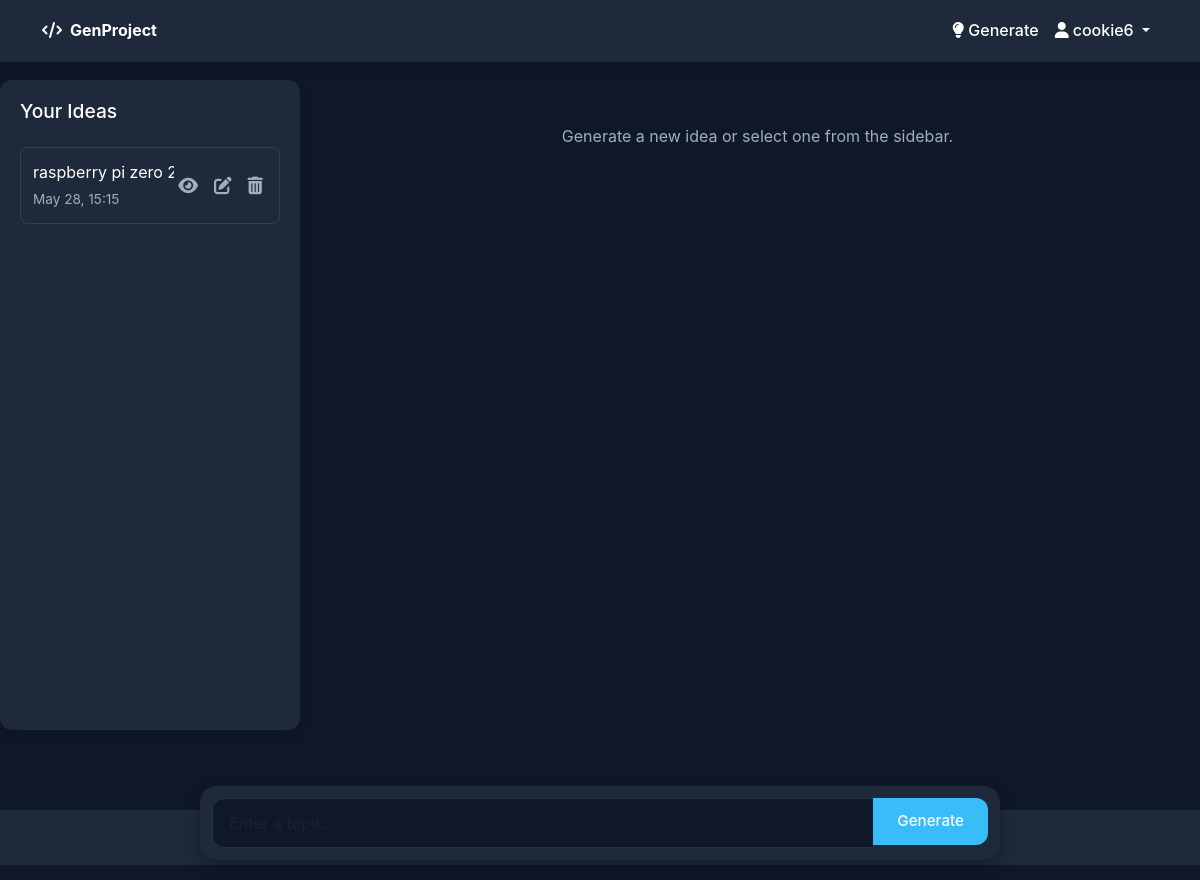
Before: /generate (signed in) with the older database file.
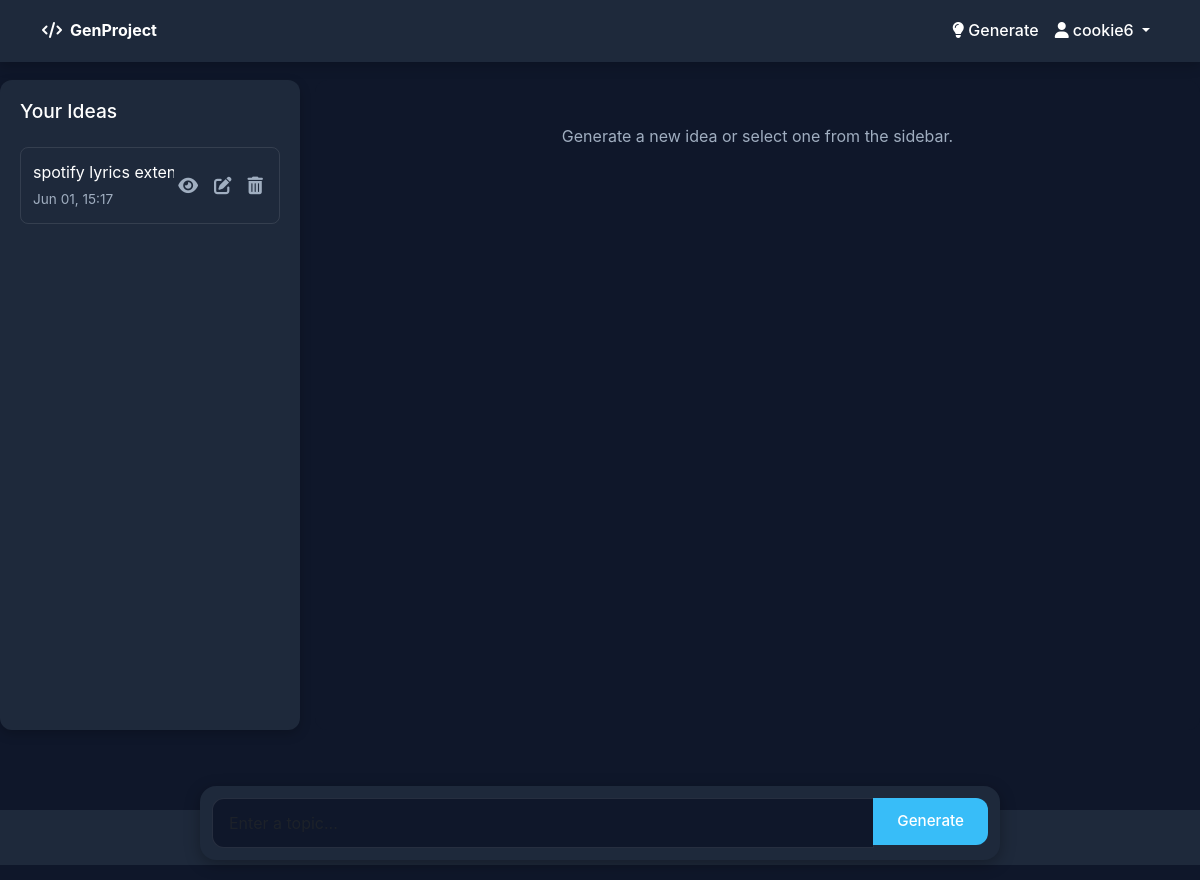
After: the same page with the newer database file.
### app.py (models this page shows, shortened)
class ProjectIdea(db.Model):
    id = db.Column(db.Integer, primary_key=True)
    user_id = db.Column(db.Integer, db.ForeignKey('user.id'), nullable=False)
    topic = db.Column(db.String(100), nullable=False)
    content = db.Column(db.Text, nullable=False)
    timestamp = db.Column(db.DateTime, default=datetime.utcnow)

### app.py (the view, shortened to what this page needs)
@app.route('/generate', methods=['GET', 'POST'])
@login_required
@limiter.limit("20 per minute")
def generate():
    form = GenerateForm()
    edit_form = EditForm()
    idea = None
    topic = None
    active_idea = None
    editing = False
    history = ProjectIdea.query.filter_by(user_id=session["user_id"]).order_by(ProjectIdea.timestamp.desc()).all()
    rendered_idea = Markup(markdown.markdown(idea)) if idea else None
    return render_template("generate.html", form=form, edit_form=edit_form, idea=rendered_idea, topic=topic, history=history, active_idea=active_idea, editing=editing)

### app.py
class GenerateForm(FlaskForm):
    topic = StringField('Topic', validators=[DataRequired(), Length(max=200)])
    submit = SubmitField('Generate')

class EditForm(FlaskForm):
    topic = StringField('Topic', validators=[DataRequired(), Length(max=200)])
    content = TextAreaField('Content', validators=[DataRequired()])
    submit = SubmitField('Save Changes')

### utils.py (called while the page is built)
def login_required(f):
    @wraps(f)
    def decorated_function(*args, **kwargs):
        if 'user_id' not in session:
            flash("Please login to access this page.", "warning")
            return redirect(url_for("login"))
        return f(*args, **kwargs)
    return decorated_function

### templates/generate.html (shortened to what this page needs)
{% extends "base.html" %}
{% block content %}
<div class="generate-container">
    <div class="sidebar" id="sidebar">
        <div class="sidebar-header">
            <h4>Your Ideas</h4>
        </div>
        <div class="history-list">
            {% if history %}
                {% for idea in history %}
                    <div class="history-item {% if active_idea and active_idea.id == idea.id %}active{% endif %}">
                        <div class="history-info">
                            <span class="history-topic">{{ idea.topic | truncate(25) }}</span>
                            <span class="history-timestamp">{{ idea.timestamp.strftime('%b %d, %H:%M') }}</span>
                        </div>
                        <div class="history-actions">
                            <a href="{{ url_for('view_idea', idea_id=idea.id) }}" class="action-btn view-btn" title="View">
                                <i class="fas fa-eye"></i>
                            </a>
                            <a href="{{ url_for('edit_idea', idea_id=idea.id) }}" class="action-btn edit-btn" title="Edit">
                                <i class="fas fa-edit"></i>
                            </a>
                            <form action="{{ url_for('delete_idea', idea_id=idea.id) }}" method="POST" class="delete-form">
                                <button type="submit" class="action-btn delete-btn" title="Delete">
                                    <i class="fas fa-trash-alt"></i>
                                </button>
                            </form>
                        </div>
                    </div>
                {% endfor %}
            {% else %}
                <div class="empty-history">No ideas yet. Generate one!</div>
            {% endif %}
        </div>
    </div>
    <div class="main-content-area">
        {% if editing %}
            <div class="edit-container">
                <h3>Edit Idea</h3>
                <form method="POST" class="edit-form">
                    {{ edit_form.hidden_tag() }}
                    <div class="form-group">
                        {{ edit_form.topic.label(class="form-label") }}
                        {{ edit_form.topic(class="form-control", placeholder="Idea topic") }}
                        {% for error in edit_form.topic.errors %}
                            <span class="error">{{ error }}</span>
                        {% endfor %}
                    </div>
                    <div class="form-group">
                        {{ edit_form.content.label(class="form-label") }}
                        {{ edit_form.content(class="form-control", rows=8, placeholder="Idea description") }}
                        {% for error in edit_form.content.errors %}
                            <span class="error">{{ error }}</span>
                        {% endfor %}
                    </div>
                    {{ edit_form.submit(class="btn submit-btn") }}
                </form>
            </div>
        {% else %}
            <div class="empty-content">
                <p>Generate a new idea or select one from the sidebar.</p>
            </div>
        {% endif %}
    </div>
</div>
<div class="input-container">
    <form method="POST" class="generate-form">
        <div class="input-group">
            {{ form.topic(class="form-control topic-input", placeholder="Enter a topic...") }}
            <div class="input-group-append">
                {{ form.submit(class="btn submit-btn", value="Generate") }}
            </div>
        </div>
    </form>
</div>
{% endblock %}

### templates/base.html (shortened to what this page needs)
<!DOCTYPE html>
<html lang="en">
<head>
    <link href="https://cdn.jsdelivr.net/npm/bootstrap@5.3.3/dist/css/bootstrap.min.css" rel="stylesheet">
    <link rel="stylesheet" href="{{ url_for('static', filename='styles.css') }}">
    <link rel="stylesheet" href="https://cdnjs.cloudflare.com/ajax/libs/font-awesome/6.4.0/css/all.min.css">
</head>
<body>
    <nav class="navbar navbar-expand-lg navbar-dark bg-dark fixed-top">
        <div class="container">
            <a class="navbar-brand fw-bold" href="{{ url_for('index') }}">
                <i class="fas fa-code me-2"></i>GenProject
            </a>
            <div class="collapse navbar-collapse" id="navbarNav">
                <ul class="navbar-nav ms-auto">
                    {% if session.get("user_id") %}
                        <li class="nav-item">
                            <a class="nav-link" href="{{ url_for('generate') }}">
                                <i class="fas fa-lightbulb me-1"></i>Generate
                            </a>
                        </li>
                        <li class="nav-item dropdown">
                            <a href="#" class="nav-link dropdown-toggle" role="button" data-bs-toggle="dropdown">
                                <i class="fas fa-user me-1"></i>{{ session.get("username", "User") }}
                            </a>
                        </li>
                    {% endif %}
                </ul>
            </div>
        </div>
    </nav>
    <div class="toast-container position-fixed bottom-0 end-0 p-3" style="z-index: 1055;">
    </div>
    <div class="{% block main_class %}{% endblock %}">
        {% block content %}{% endblock %}
    </div>
    <footer class="footer text-center">
        <div class="container">
            <p class="mb-0">© 2025 GenProject. All rights reserved.</p>
        </div>
    </footer>
</body>
</html>

### static/styles.css (style rules this page uses)
:root { --primary-gradient: linear-gradient(135deg, #3498db 0%, #15153d 100%); --accent-blue: #38bdf8; --accent-blue-hover: #0ea5e9; --glass-bg: rgba(255, 255, 255, 0.05); --glass-border: rgba(255, 255, 255, 0.1); --backdrop-blur: blur(4px); --text-primary: #ffffff; --text-secondary: #a0aec0; --bg-dark: #0f172a; --bg-darker: #1e293b; --shadow: 0 4px 12px rgba(0, 0, 0, 0.2); }
* { margin: 0; padding: 0; box-sizing: border-box; }
body { font-family: 'Inter', -apple-system, BlinkMacSystemFont, 'Segoe UI', Roboto, sans-serif; background: var(--bg-dark) !important; color: var(--text-primary); min-height: 100vh; display: block; line-height: 1.6; font-size: 16px; }
body, html { height: 100%; }
h1, h2, h3, h4, h5 { color: var(--accent-blue); font-weight: 600; }
a { text-decoration: none; color: var(--accent-blue); transition: color 0.2s ease; }
.navbar { background-color: var(--bg-darker) !important; box-shadow: var(--shadow); padding: 10px 16px; }
.navbar-brand, .nav-link { color: var(--text-primary) !important; font-weight: 500; font-size: 1rem; }
.btn-primary, .btn-success, .submit-btn { background-color: var(--accent-blue); border: none; border-radius: 8px; padding: 10px 20px; font-size: 0.95rem; font-weight: 500; color: var(--text-primary); transition: background-color 0.2s ease, transform 0.1s ease, box-shadow 0.2s ease; }
.generate-container { display: flex; max-width: 1200px; margin: 5rem auto; gap: 15px; min-height: calc(100vh - 150px); background: var(--bg-dark); }
.sidebar { width: 300px; background: var(--bg-darker); border-radius: 12px; padding: 20px; box-shadow: var(--shadow); }
.sidebar-header { display: flex; justify-content: space-between; align-items: center; margin-bottom: 16px; }
.sidebar-header h4 { color: var(--text-primary); font-size: 1.2rem; font-weight: 500; }
.history-list { max-height: calc(100vh - 400px); overflow-y: auto; }
.history-item { background: transparent; border: 1px solid var(--glass-border); border-radius: 8px; padding: 12px; margin-bottom: 10px; display: flex; justify-content: space-between; align-items: center; transition: background 0.2s ease, border-color 0.2s ease; }
.history-info { flex-grow: 1; overflow: hidden; }
.history-topic { font-size: 1rem; color: var(--text-primary); white-space: nowrap; overflow: hidden; text-overflow: ellipsis; }
.history-timestamp { font-size: 0.85rem; color: var(--text-secondary); }
.history-actions { display: flex; gap: 8px; }
.action-btn { background: none; border: none; color: var(--text-secondary); font-size: 1.1rem; cursor: pointer; padding: 4px; transition: color 0.2s ease; }
.main-content-area { flex-grow: 1; padding: 20px; background: var(--bg-dark); border-radius: 12px; display: flex; flex-direction: column; gap: 16px; }
.empty-content { text-align: center; color: var(--text-secondary); font-size: 1rem; padding: 24px; }
.input-container { position: fixed; bottom: 20px; left: 50%; transform: translateX(-50%); width: min(90%, 800px); background: var(--bg-darker); border-radius: 16px; padding: 12px; box-shadow: 0 4px 16px rgba(0, 0, 0, 0.3); z-index: 1000; }
.generate-form { display: flex; }
.input-group { display: flex; width: 100%; }
.topic-input { background: var(--bg-dark); border: 1px solid var(--glass-border); color: var(--text-primary); border-radius: 12px 0 0 12px; padding: 12px 16px; font-size: 1rem; flex-grow: 1; transition: border-color 0.2s ease, box-shadow 0.2s ease; }
.submit-btn { border-radius: 0 12px 12px 0; padding: 12px 24px; }
.footer { flex-shrink: 0; background-color: var(--bg-darker); color: var(--text-secondary); padding: 16px; text-align: center; font-size: 0.9rem; }

Changed rows visible on the page:
changed ProjectIdea: topic "raspberry pi zero…" → "spotify lyrics…"; timestamp "May 28, 15:15" → "Jun 01, 15:17"
